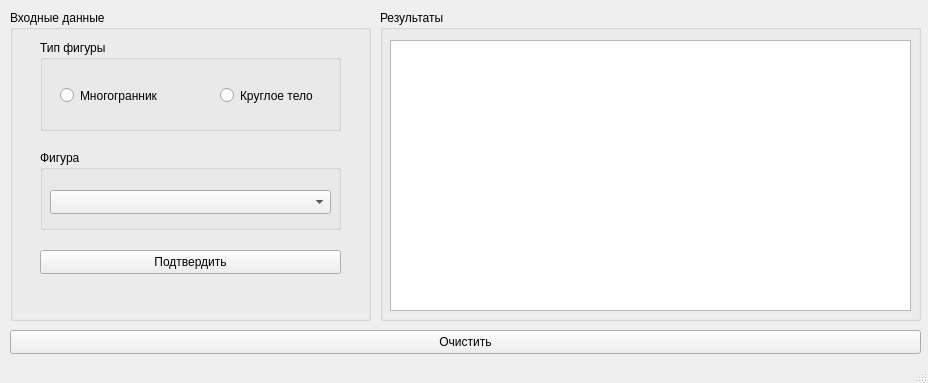
<?xml version="1.0" encoding="UTF-8"?>
<ui version="4.0">
 <class>MainWindow</class>
 <widget class="QMainWindow" name="MainWindow">
  <property name="geometry">
   <rect>
    <x>0</x>
    <y>0</y>
    <width>928</width>
    <height>383</height>
   </rect>
  </property>
  <property name="windowTitle">
   <string>MainWindow</string>
  </property>
  <widget class="QWidget" name="centralwidget">
   <widget class="QGroupBox" name="groupBox_3">
    <property name="geometry">
     <rect>
      <x>10</x>
      <y>10</y>
      <width>361</width>
      <height>311</height>
     </rect>
    </property>
    <property name="title">
     <string>Входные данные</string>
    </property>
    <widget class="QPushButton" name="applyTypeFigurePushButton">
     <property name="geometry">
      <rect>
       <x>30</x>
       <y>240</y>
       <width>301</width>
       <height>24</height>
      </rect>
     </property>
     <property name="text">
      <string>Подтвердить</string>
     </property>
    </widget>
    <widget class="QGroupBox" name="groupBox_2">
     <property name="geometry">
      <rect>
       <x>30</x>
       <y>140</y>
       <width>301</width>
       <height>80</height>
      </rect>
     </property>
     <property name="title">
      <string>Фигура</string>
     </property>
     <widget class="QComboBox" name="comboBox">
      <property name="geometry">
       <rect>
        <x>10</x>
        <y>40</y>
        <width>281</width>
        <height>24</height>
       </rect>
      </property>
     </widget>
    </widget>
    <widget class="QGroupBox" name="groupBox">
     <property name="geometry">
      <rect>
       <x>30</x>
       <y>30</y>
       <width>301</width>
       <height>91</height>
      </rect>
     </property>
     <property name="title">
      <string>Тип фигуры</string>
     </property>
     <widget class="QRadioButton" name="polyhedronRadioButton">
      <property name="geometry">
       <rect>
        <x>20</x>
        <y>40</y>
        <width>111</width>
        <height>31</height>
       </rect>
      </property>
      <property name="text">
       <string>Многогранник</string>
      </property>
     </widget>
     <widget class="QRadioButton" name="roundRadioButton">
      <property name="geometry">
       <rect>
        <x>180</x>
        <y>40</y>
        <width>111</width>
        <height>31</height>
       </rect>
      </property>
      <property name="text">
       <string>Круглое тело</string>
      </property>
     </widget>
    </widget>
   </widget>
   <widget class="QGroupBox" name="groupBox_4">
    <property name="geometry">
     <rect>
      <x>380</x>
      <y>10</y>
      <width>541</width>
      <height>311</height>
     </rect>
    </property>
    <property name="title">
     <string>Результаты</string>
    </property>
    <widget class="QTableView" name="tableView">
     <property name="geometry">
      <rect>
       <x>10</x>
       <y>30</y>
       <width>521</width>
       <height>271</height>
      </rect>
     </property>
    </widget>
   </widget>
   <widget class="QPushButton" name="resetPushButon">
    <property name="geometry">
     <rect>
      <x>10</x>
      <y>330</y>
      <width>911</width>
      <height>24</height>
     </rect>
    </property>
    <property name="text">
     <string>Очистить</string>
    </property>
   </widget>
  </widget>
  <widget class="QMenuBar" name="menubar">
   <property name="geometry">
    <rect>
     <x>0</x>
     <y>0</y>
     <width>928</width>
     <height>21</height>
    </rect>
   </property>
  </widget>
  <widget class="QStatusBar" name="statusbar"/>
 </widget>
 <resources/>
 <connections/>
</ui>
